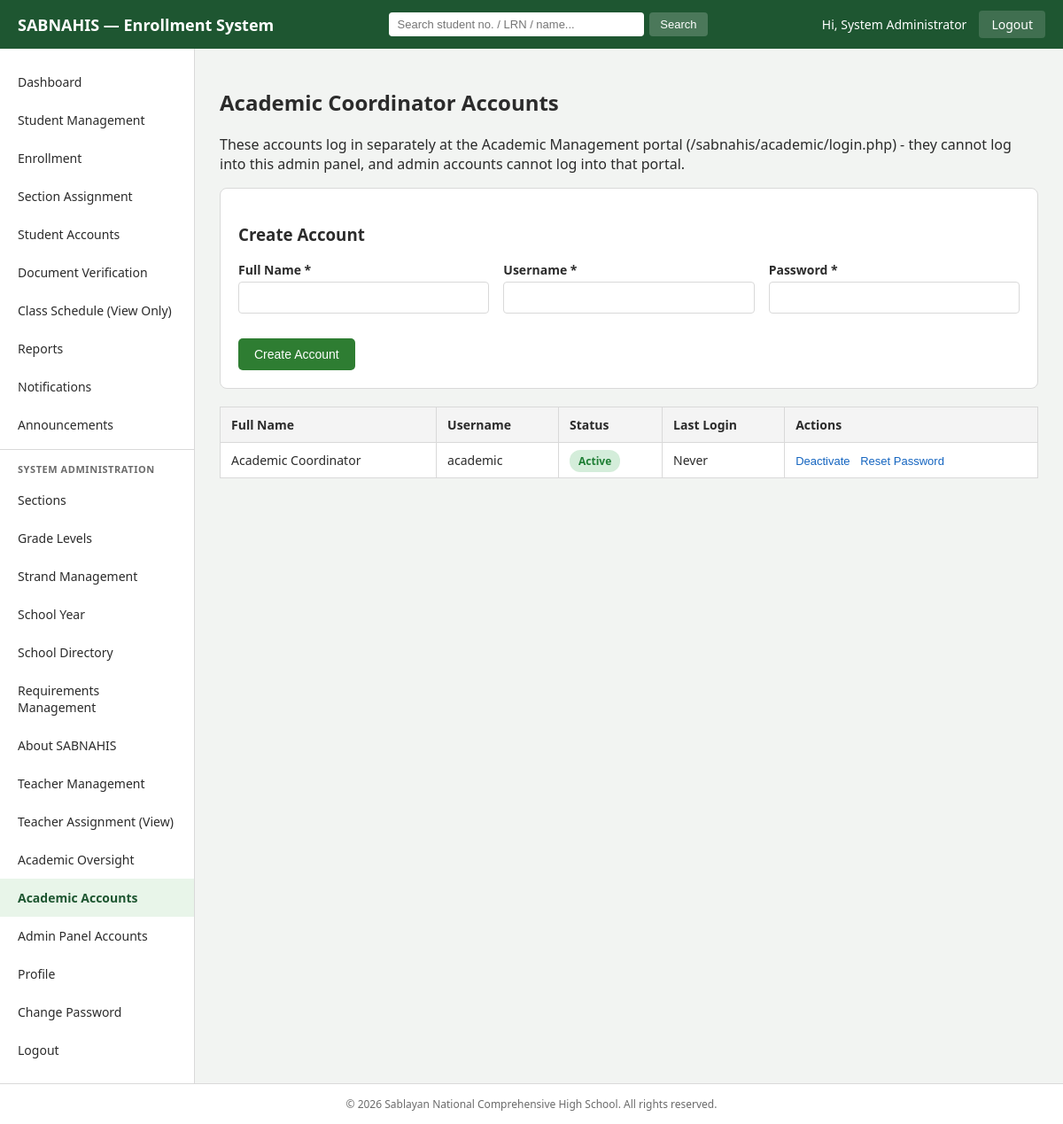
The page /admin/academic_accounts.php (signed in) on the database its author committed.
### tables this page shows
CREATE TABLE academic_accounts (
    academic_account_id INT AUTO_INCREMENT PRIMARY KEY,
    username            VARCHAR(50) NOT NULL UNIQUE,
    password            VARCHAR(255) NOT NULL,
    fullname            VARCHAR(100) NOT NULL,
    status              ENUM('Active','Inactive','Locked') NOT NULL DEFAULT 'Active',
    failed_attempts     INT NOT NULL DEFAULT 0,
    last_login          TIMESTAMP NULL DEFAULT NULL,
    created_at          TIMESTAMP DEFAULT CURRENT_TIMESTAMP
);

### includes/functions.php (called while the page is built, shortened)
<?php
function clean($str) {
    return htmlspecialchars(trim($str ?? ''), ENT_QUOTES, 'UTF-8');
}

### admin/academic_accounts.php (the view, shortened to what this page needs)
<?php
require_once __DIR__ . '/../config/db.php';
require_once __DIR__ . '/../includes/functions.php';
$accounts = $pdo->query('SELECT * FROM academic_accounts ORDER BY fullname')->fetchAll();
require_once __DIR__ . '/includes/header.php';
require_once __DIR__ . '/includes/sidebar.php';
?>
<main class="admin-main">
    <h2>Academic Coordinator Accounts</h2>
    <p class="muted">These accounts log in separately at the Academic Management portal (<?php echo clean(BASE_URL); ?>academic/login.php) - they cannot log into this admin panel, and admin accounts cannot log into that portal.</p>
    <section class="panel">
        <h3>Create Account</h3>
        <form method="POST" class="form-grid">
            <div class="form-row">
                <label>Full Name *<input type="text" name="fullname" required></label>
                <label>Username *<input type="text" name="username" required></label>
                <label>Password *<input type="password" name="password" minlength="<?php echo PASSWORD_MIN_LENGTH; ?>" required></label>
            </div>
            <div class="form-actions"><button type="submit" class="btn-primary">Create Account</button></div>
        </form>
    </section>
    <table class="data-table">
        <thead><tr><th>Full Name</th><th>Username</th><th>Status</th><th>Last Login</th><th>Actions</th></tr></thead>
        <tbody>
        <?php foreach ($accounts as $a): ?>
            <tr>
                <td><?php echo clean($a['fullname']); ?></td>
                <td><?php echo clean($a['username']); ?></td>
                <td><span class="badge badge-<?php echo strtolower($a['status']); ?>"><?php echo clean($a['status']); ?></span></td>
                <td><?php echo $a['last_login'] ? date('M d, Y h:i A', strtotime($a['last_login'])) : 'Never'; ?></td>
                <td class="actions">
                    <?php if ($a['status'] === 'Locked'): ?>
                        <form method="POST" style="display:inline;">
                            <input type="hidden" name="action" value="unlock">
                            <input type="hidden" name="academic_account_id" value="<?php echo $a['academic_account_id']; ?>">
                            <button type="submit" class="btn-small">Unlock</button>
                        </form>
                    <?php else: ?>
                        <form method="POST" style="display:inline;">
                            <button type="submit" class="btn-small"><?php echo $a['status'] === 'Active' ? 'Deactivate' : 'Activate'; ?></button>
                        </form>
                    <?php endif; ?>
                    <form method="POST" style="display:inline;" onsubmit="return promptResetPassword(event, this);">
                        <button type="submit" class="btn-small">Reset Password</button>
                    </form>
                </td>
            </tr>
        <?php endforeach; ?>
        </tbody>
    </table>
</main>
<?php require_once __DIR__ . '/includes/footer.php'; ?>

### assets/css/admin.css (style rules this page uses)
:root { --green-dark: #1e5631; --green: #2e7d32; --green-light: #e8f5e9; --gold: #f5a623; --text: #2b2b2b; --muted: #6b6b6b; --border: #d9d9d9; --danger: #c62828; --blue: #1565c0; }
* { box-sizing: border-box; }
body { margin: 0; font-family: 'Segoe UI', Arial, sans-serif; color: var(--text); background: #f2f4f2; }
.admin-main { flex: 1; padding: 24px 28px; }
.panel { background: #fff; border: 1px solid var(--border); border-radius: 8px; padding: 20px; margin-bottom: 20px; }
.data-table { width: 100%; border-collapse: collapse; background: #fff; }
.data-table th, .data-table td { border: 1px solid var(--border); padding: 10px 12px; font-size: 14px; text-align: left; }
.data-table th { background: #f4f4f4; }
.data-table .actions a, .data-table .actions button { margin-right: 8px; font-size: 13px; text-decoration: none; color: var(--blue); background: none; border: none; cursor: pointer; padding: 0; }
.form-grid { display: flex; flex-direction: column; gap: 6px; }
.form-row { display: flex; gap: 16px; flex-wrap: wrap; margin-bottom: 12px; }
.form-row label, .form-grid > label { flex: 1 1 220px; display: flex; flex-direction: column; font-size: 14px; font-weight: 600; gap: 4px; }
.form-grid input, .form-grid select, .form-grid textarea { font-weight: normal; padding: 9px 10px; border: 1px solid var(--border); border-radius: 4px; font-size: 14px; }
.form-actions { margin-top: 10px; display: flex; gap: 10px; }
.btn-primary { background: var(--green); color: #fff; border: none; padding: 10px 18px; border-radius: 5px; cursor: pointer; text-decoration: none; display: inline-block; font-size: 14px; }
.btn-small { font-size: 13px; color: var(--blue); text-decoration: none; }
.badge { padding: 4px 10px; border-radius: 12px; font-size: 12px; font-weight: 600; }
.badge-active { background: #d4edda; color: #1e7e34; }

### rows shown on the page
academic_accounts: fullname "Academic Coordinator", username "academic", status "Active", shows "Never", shows "Deactivate"

### other values the page prints
SITE_SHORT_NAME "SABNAHIS"
$_SESSION['admin_fullname'] "System Administrator"
BASE_URL "/sabnahis/"
SITE_NAME "Sablayan National Comprehensive High School"
